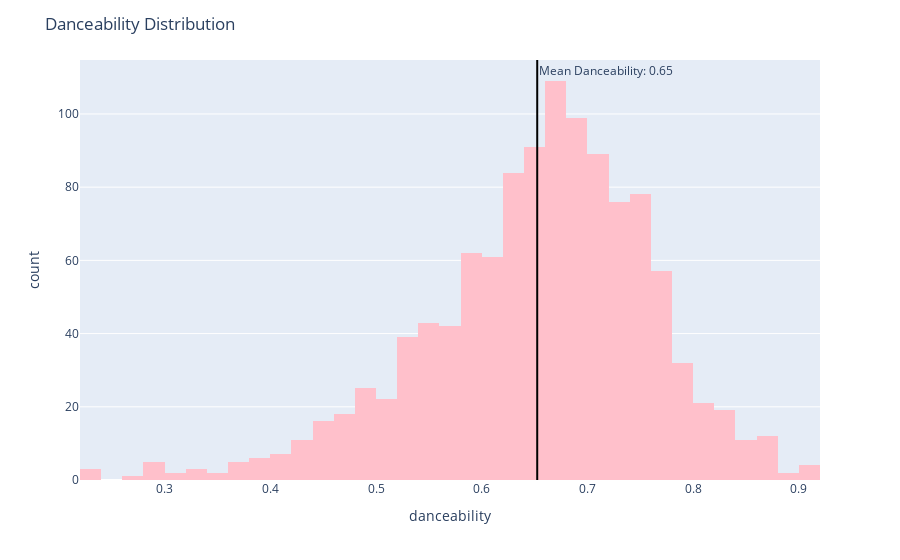

The code cell stored with this chart in its notebook:
### Code cell
fig = px.histogram(df, x="danceability", marginal=None, hover_data=df.columns, color_discrete_sequence=['pink'])
fig.update_layout(title='Danceability Distribution')
mean_danceability = df['danceability'].mean()
fig.add_vline(x=mean_danceability, line_color='black', annotation_text = f"Mean Danceability: {mean_danceability:.2f}", annotation_position = 'top right')

### Figure 1 — Plotly figure (JSON) as saved in the notebook; plotly's stock layout.template omitted (floating-point values rounded to 4 significant figures; data arrays with more than 128 entries replaced by an {"elided": "..."} marker saying what was removed)
{"data": [{"alignmentgroup": "True", "bingroup": "x", "hovertemplate": "danceability=%{x}<br>count=%{y}<extra></extra>", "legendgroup": "", "marker": {"color": "pink", "pattern": {"shape": ""}}, "name": "", "offsetgroup": "", "orientation": "v", "showlegend": false, "type": "histogram", "x": {"elided": "1157 float values"}, "xaxis": "x", "yaxis": "y"}], "layout": {"annotations": [{"showarrow": false, "text": "Mean Danceability: 0.65", "x": 0.6525, "xanchor": "left", "xref": "x", "y": 1, "yanchor": "top", "yref": "y domain"}], "barmode": "relative", "legend": {"tracegroupgap": 0}, "margin": {"t": 60}, "shapes": [{"line": {"color": "black"}, "type": "line", "x0": 0.6525, "x1": 0.6525, "xref": "x", "y0": 0, "y1": 1, "yref": "y domain"}], "title": {"text": "Danceability Distribution"}, "xaxis": {"anchor": "y", "domain": [0, 1], "title": {"text": "danceability"}}, "yaxis": {"anchor": "x", "domain": [0, 1], "title": {"text": "count"}}}}
